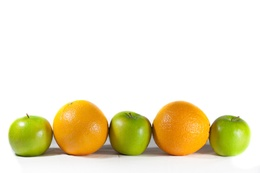
%> input picture apples/test_image_1.jpg, 260 x 173 px, shrunk from 1000 x 667 before the run
$ octave --eval "result = apples;"   (GNU Octave 9; MATLAB toolbox functions it lacks are replaced by stand-ins)
%> lines starting %> are read from the running program, lines starting %| are printed output that depends on the picture; in (x1, y1, x2, y2) boxes, pixels count from 0 and x2, y2 are one past the last pixel; in counts of white or black regions, pixels touching at a corner belong together; the program's own positions count from 1
### code/Part II/normalization.m
function normalizeImage = normalization(normalizeImage)

Red = normalizeImage(:,:,1);
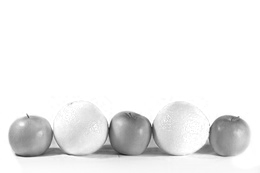
%> Red: size 173x260 double; min 32, max 255, mean 238.7
Green = normalizeImage(:,:,2);
Blue = normalizeImage(:,:,3);

normalization = sqrt(Red.^2 + Green.^2 + Blue.^2);
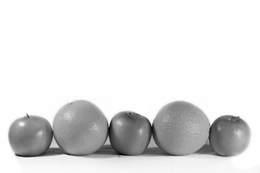
%> normalization: size 173x260 double; min 41.87, max 441.7, mean 395.5; drawn with min black and max white
normalization(~normalization) = 1/sqrt(3);

normalizeImage(:,:,1) = (normalizeImage(:,:,1))./normalization;
normalizeImage(:,:,2) = (normalizeImage(:,:,2))./normalization;
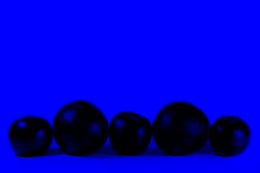
%> normalizeImage: size 173x260x3 double; mean R, G, B 0.6, 0.6, 202.1
normalizeImage(:,:,3) = (normalizeImage(:,:,3))./normalization;

### code/Part II/RemoveRedundantPixels.m

function pixel = RemoveRedundantPixels(pixels)
pixel = [];
[row col depth] = size(pixels);
for (i= 1: row)
    for (j= 1:col)
        if (pixels(i,j,1)~=0 && pixels(i,j,2)~=0 && pixels(i,j,3)~=0)
            pixel = [pixel, [pixels(i,j,1);pixels(i,j,2);pixels(i,j,3)]];
        end;
    end;
end;

### code/Part II/calcPosteriorApple.m
function posteriorApple=  calcPosteriorApple(mixGaussEst1, curI, mixGaussEst2)
%let's define priors for whether the pixel is Apple or non Apple
priorApple = 0.3;
priorNonApple = 0.7;


[imY imX imZ] = size(curI);

posteriorSkin = zeros(imY,imX);
for (cY = 1:imY);
    fprintf('Processing Row %d\n',cY);
    for (cX = 1:imX);
        %extract this pixel data
        thisPixelData = squeeze(double(curI(cY,cX,:)));
        %calculate likelihood of this data given skin model
        %TO DO - fill in this routine (below)
        likeApple = mixGaussEst1.weight(1)*calcGaussianProb(thisPixelData,mixGaussEst1.mean(:,1),mixGaussEst1.cov(:,:,1))+ mixGaussEst1.weight(2)*calcGaussianProb(thisPixelData,mixGaussEst1.mean(:,2),mixGaussEst1.cov(:,:,2)) + mixGaussEst1.weight(3)*calcGaussianProb(thisPixelData,mixGaussEst1.mean(:,3),mixGaussEst1.cov(:,:,3));
        %calculate likelihood of this data given non skin model
        likeNonApple=mixGaussEst2.weight(1)*calcGaussianProb(thisPixelData,mixGaussEst2.mean(:,1),mixGaussEst2.cov(:,:,1))+ mixGaussEst2.weight(2)*calcGaussianProb(thisPixelData,mixGaussEst2.mean(:,2),mixGaussEst2.cov(:,:,2)) + mixGaussEst2.weight(3)*calcGaussianProb(thisPixelData,mixGaussEst2.mean(:,3),mixGaussEst2.cov(:,:,3));
        %TO DO (c):  calculate posterior probability from likelihoods and
        %priors using BAYES rule. Replace this:
        posteriorApple(cY,cX) = (likeApple* priorApple)/((likeApple* priorApple)+(likeNonApple* priorNonApple));
    end;
end;
%draw  posterior
clims = [0, 1];
figure;
imagesc(posteriorApple, clims); colormap(gray); axis off; axis image;

### code/Part II/RocCurve.m
function curve= RocCurve(curImask, posteriorApple)
[row3 col3]= size(curImask)
TPR=[];
FPR= [];

for (f= 0:0.05:1 )
    TruePositive=0;
    FalseNegative=0;
    TrueNegative=0;
    FalsePositive=0;
    for(i= 1: row3)
        for(j= 1:col3)
            cPixelTrue = 0;

            if(posteriorApple(i,j)> f)
                cPixelTrue= 1;
            end;

            if(curImask(i,j)== 1 && cPixelTrue)
                TruePositive= TruePositive+1;
            elseif (curImask(i,j)== 0 && cPixelTrue)
                FalsePositive=FalsePositive+1;
            elseif (curImask(i,j)== 0 && ~cPixelTrue)
                TrueNegative= TrueNegative+1;
            else
                FalseNegative= FalseNegative+1;
            end;

        end;
    end;

    TPR= [ TPR, TruePositive/(TruePositive+FalseNegative )];
    FPR= [FPR, FalsePositive/(FalsePositive+TrueNegative)];

end;

figure;
plot(FPR, TPR);
xlabel({'FPR','False Positive Ratio'});
ylabel({'TPR', 'True Positive Ratio'});
title('ROC Curve');

### code/Part II/testCode.m
function a = apples

% This code is for testing the apple images with RGB normalizaztion


clear all;
close all;

if( ~exist('apples', 'dir') || ~exist('testApples', 'dir') )
    display('Please change current directory to the parent folder of both apples/ and testApples/');
end

% Note that cells are accessed using curly-brackets {} instead of parentheses ().
Iapples = cell(3,1);
Iapples{1} = '../../apples/test_image_1.jpg';

IapplesMasks = cell(3,1);
IapplesMasks{1} = '../../apple_mask/test_image_1.png';


iImage = 1; % Could use this index to loop.
curI = normalization(double(imread(  Iapples{iImage} )));
% curI is now a double-precision 3D matrix of size (width x height x 3).
% Each of the 3 color channels is now in the range [0.0, 1.0].
figure;
imagesc(curI)


curImask = imread(  IapplesMasks{iImage}   );
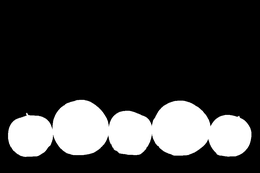
%> input picture apple_mask/test_image_1.png, 260 x 173 px, shrunk from 1000 x 667 before the run
%> curImask is the input picture: size 173x260x3 uint8; min 0, max 255, mean 53.9
% These mask-images are often 3-channel, and contain grayscale values. We
% would prefer 1-channel and just binary:
curImask = curImask(:,:,2) > 128;  % Picked green-channel arbitrarily.
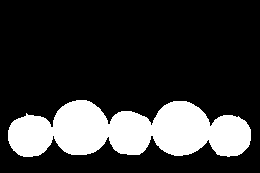
%> curImask: size 173x260 logical; 21.1% white; 1 white region, box (x1, y1, x2, y2) and area: (8, 100, 251, 157) 9513
figure;
imshow(curImask)
% Extracting Apple Plixels and Non Apples Pixels
ApplePixels= curI .* curImask;
NonApplePixels = curI .* ~curImask;
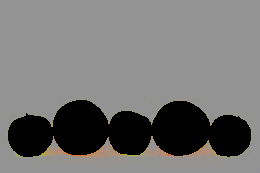
%> NonApplePixels: size 173x260x3 double; mean R, G, B 0.458, 0.455, 0.451
figure;
imagesc( NonApplePixels)

AppleData = RemoveRedundantPixels(ApplePixels);
NonAppleData= RemoveRedundantPixels(NonApplePixels);

nGaussEst=3;
% mixGaussEst3 = fitMixGauss(AppleData,nGaussEst);
% mixGaussEst4 = fitMixGauss(NonAppleData,nGaussEst);
load('data/cross23train');

% [6 lines of commented-out code are left out]
figure;
imagesc(curI)

% [14 lines of commented-out code are left out]
posteriorApple5 =  calcPosteriorApple(mixGaussEst3, curI, mixGaussEst4);
%> after the loop in calcPosteriorApple, `for (cY = 1:imY);`:
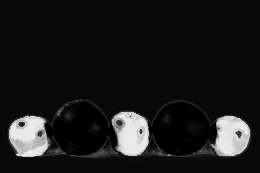
%> posteriorApple: size 173x260 double; min 3.24e-05, max 0.923, mean 0.104
 RocCurve(curImask, posteriorApple5);
%> (the run ends here)
